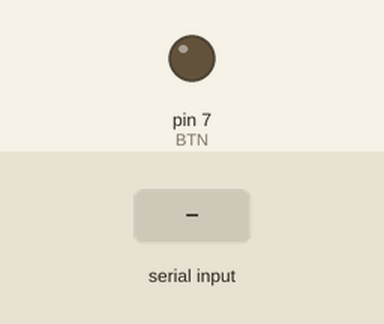
A sketch run on a simulated Arduino Uno, built with avr-gcc and run on an emulated ATmega328P. Shown: output pins drawn as LEDs (lit = HIGH). The inputs (shaded band) are chosen by the test bench. What the sketch prints to the serial monitor is not drawn.

Above: at 1.2 s.
1.3 s: "press\n" received over Serial
Timing chart, 0 to 4.3 s (numbered marks = the images above; inputs shaded):
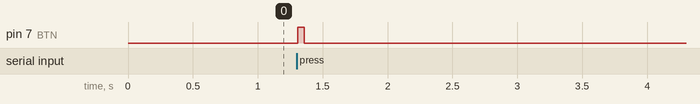

The sketch:

test.ino
```cpp
int BTN = 7;
void press() {
  digitalWrite(BTN, HIGH);
  delay(50);
  digitalWrite(BTN, LOW);
  delay(50);
}

void setup() {
  pinMode(BTN, OUTPUT);
  digitalWrite(BTN, LOW);
  Serial.begin(9600);
}

void loop() {
  if (Serial.available()) {
    String cmd = Serial.readStringUntil('\n');
    cmd.trim();
    if (cmd == "press") {
      Serial.println("p");
      press();
    }
  }
}
```

Measured:
- after the input at 1.3 s, pin 7 (BTN): LOW → HIGH at once, → LOW 0.05 s later
